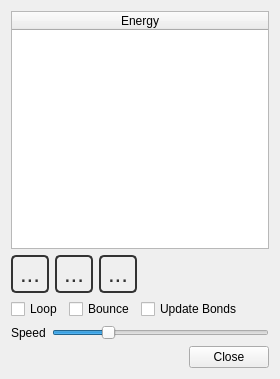
<?xml version="1.0" encoding="UTF-8"?>
<ui version="4.0">
 <class>ConformerListConfigurator</class>
 <widget class="QDialog" name="ConformerListConfigurator">
  <property name="geometry">
   <rect>
    <x>0</x>
    <y>0</y>
    <width>280</width>
    <height>379</height>
   </rect>
  </property>
  <property name="sizePolicy">
   <sizepolicy hsizetype="MinimumExpanding" vsizetype="MinimumExpanding">
    <horstretch>0</horstretch>
    <verstretch>0</verstretch>
   </sizepolicy>
  </property>
  <property name="windowTitle">
   <string>Geometries</string>
  </property>
  <property name="styleSheet">
   <string notr="true">QToolButton {
   color: #333;
   background-color: QLinearGradient( x1: 0, y1: 0, x2: 0, y2: 1, 
          stop: 0 #fff,
          stop: 0.5 #eee, 
          stop: 1 #999);
   border-width: 2px;
   border-color: #333;
   border-style: solid;
   border-radius: 5;
   padding: 0px;
   font-size: 24px;
   min-width: 34px;
   max-width: 34px;
   min-height: 34px;
   max-height: 34px;
}

QToolButton:disabled {
  background-color: QLinearGradient( x1: 0, y1: 0, x2: 0, y2: 1, 
          stop: 0 #fff,
          stop: 0.5 #eee, 
          stop: 1 #bbb);
   border-color: #aaa;
   color: #aaa;
}


QToolButton:pressed {
   background-color: QLinearGradient( x1: 0, y1: 0, x2: 0, y2: 1, 
          stop: 0 #999,
          stop: 0.5 #eee, 
          stop: 1 #fff);
}


QToolButton:checked {
   border-color: #b00;
}

QToolTip {
   border: 2px solid darkkhaki;
   padding: 2px;
   border-radius: 3px;
   opacity: 500;
   font-size: 10px;
}</string>
  </property>
  <layout class="QVBoxLayout" name="verticalLayout">
   <item>
    <widget class="QTableWidget" name="energyTable">
     <property name="editTriggers">
      <set>QAbstractItemView::NoEditTriggers</set>
     </property>
     <property name="selectionMode">
      <enum>QAbstractItemView::SingleSelection</enum>
     </property>
     <property name="selectionBehavior">
      <enum>QAbstractItemView::SelectRows</enum>
     </property>
     <attribute name="horizontalHeaderStretchLastSection">
      <bool>true</bool>
     </attribute>
     <column>
      <property name="text">
       <string>Energy</string>
      </property>
     </column>
    </widget>
   </item>
   <item>
    <layout class="QHBoxLayout" name="horizontalLayout_2">
     <item>
      <widget class="QToolButton" name="backButton">
       <property name="toolTip">
        <string>Show previous conformer</string>
       </property>
       <property name="text">
        <string>...</string>
       </property>
       <property name="icon">
        <iconset resource="IQmol.qrc">
         <normaloff>:/resources/icons/GoBack.png</normaloff>:/resources/icons/GoBack.png</iconset>
       </property>
       <property name="iconSize">
        <size>
         <width>24</width>
         <height>24</height>
        </size>
       </property>
      </widget>
     </item>
     <item>
      <widget class="QToolButton" name="playButton">
       <property name="toolTip">
        <string>Start and stop animation</string>
       </property>
       <property name="styleSheet">
        <string>QToolButton:checked {
   border-color: #333;
}</string>
       </property>
       <property name="text">
        <string>...</string>
       </property>
       <property name="icon">
        <iconset resource="IQmol.qrc">
         <normaloff>:/resources/icons/Play.png</normaloff>
         <normalon>:/resources/icons/Stop.png</normalon>:/resources/icons/Play.png</iconset>
       </property>
       <property name="iconSize">
        <size>
         <width>24</width>
         <height>24</height>
        </size>
       </property>
       <property name="checkable">
        <bool>true</bool>
       </property>
      </widget>
     </item>
     <item>
      <widget class="QToolButton" name="forwardButton">
       <property name="toolTip">
        <string>Show next conformer</string>
       </property>
       <property name="text">
        <string>...</string>
       </property>
       <property name="icon">
        <iconset resource="IQmol.qrc">
         <normaloff>:/resources/icons/GoForward.png</normaloff>:/resources/icons/GoForward.png</iconset>
       </property>
       <property name="iconSize">
        <size>
         <width>24</width>
         <height>24</height>
        </size>
       </property>
      </widget>
     </item>
     <item>
      <spacer name="horizontalSpacer_2">
       <property name="orientation">
        <enum>Qt::Horizontal</enum>
       </property>
       <property name="sizeHint" stdset="0">
        <size>
         <width>40</width>
         <height>20</height>
        </size>
       </property>
      </spacer>
     </item>
    </layout>
   </item>
   <item>
    <layout class="QHBoxLayout" name="horizontalLayout_5">
     <item>
      <widget class="QCheckBox" name="loopButton">
       <property name="text">
        <string>Loop</string>
       </property>
       <property name="checked">
        <bool>false</bool>
       </property>
      </widget>
     </item>
     <item>
      <widget class="QCheckBox" name="bounceButton">
       <property name="toolTip">
        <string>Reverses the loop at the end</string>
       </property>
       <property name="text">
        <string>Bounce</string>
       </property>
      </widget>
     </item>
     <item>
      <widget class="QCheckBox" name="updateBondsButton">
       <property name="toolTip">
        <string>Reperceive bond for each conformer</string>
       </property>
       <property name="text">
        <string>Update Bonds</string>
       </property>
      </widget>
     </item>
     <item>
      <spacer name="horizontalSpacer_3">
       <property name="orientation">
        <enum>Qt::Horizontal</enum>
       </property>
       <property name="sizeHint" stdset="0">
        <size>
         <width>10</width>
         <height>20</height>
        </size>
       </property>
      </spacer>
     </item>
    </layout>
   </item>
   <item>
    <layout class="QHBoxLayout" name="horizontalLayout_4">
     <item>
      <widget class="QLabel" name="speedLabel">
       <property name="text">
        <string>Speed</string>
       </property>
      </widget>
     </item>
     <item>
      <widget class="QSlider" name="speedSlider">
       <property name="toolTip">
        <string>Controls the speed of animation</string>
       </property>
       <property name="minimum">
        <number>1</number>
       </property>
       <property name="maximum">
        <number>100</number>
       </property>
       <property name="value">
        <number>25</number>
       </property>
       <property name="orientation">
        <enum>Qt::Horizontal</enum>
       </property>
      </widget>
     </item>
    </layout>
   </item>
   <item>
    <layout class="QHBoxLayout" name="horizontalLayout">
     <item>
      <spacer name="horizontalSpacer">
       <property name="orientation">
        <enum>Qt::Horizontal</enum>
       </property>
       <property name="sizeHint" stdset="0">
        <size>
         <width>40</width>
         <height>20</height>
        </size>
       </property>
      </spacer>
     </item>
     <item>
      <widget class="QPushButton" name="closeButton">
       <property name="text">
        <string>Close</string>
       </property>
       <property name="autoDefault">
        <bool>false</bool>
       </property>
      </widget>
     </item>
    </layout>
   </item>
  </layout>
 </widget>
 <resources>
  <include location="IQmol.qrc"/>
 </resources>
 <connections>
  <connection>
   <sender>closeButton</sender>
   <signal>clicked()</signal>
   <receiver>ConformerListConfigurator</receiver>
   <slot>close()</slot>
   <hints>
    <hint type="sourcelabel">
     <x>262</x>
     <y>406</y>
    </hint>
    <hint type="destinationlabel">
     <x>156</x>
     <y>217</y>
    </hint>
   </hints>
  </connection>
 </connections>
</ui>
